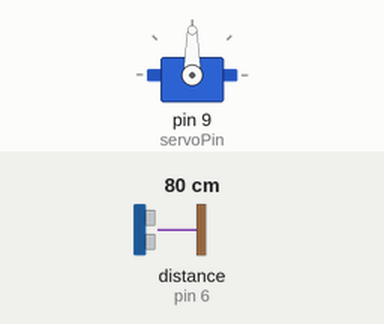
Recording of a sketch running on a simulated Arduino Uno, built with avr-gcc and run on an emulated ATmega328P. Parts: servo. Wiring (inferred from the names in the program): ultrasonic range finder: trigger pin 5; echo pin 6. The inputs (shaded band) are chosen by the test bench; at power-on: distance to the obstacle (sensor on pin 6) 80 cm. The echo pulse lasts 58.3 µs per cm; what the sketch prints to the serial monitor is not drawn.

Above: at 1.2 s.
1.3 s: distance to the obstacle (sensor on pin 6) set to 56 cm
2.8 s: distance to the obstacle (sensor on pin 6) set to 46 cm
At 3.2 s:
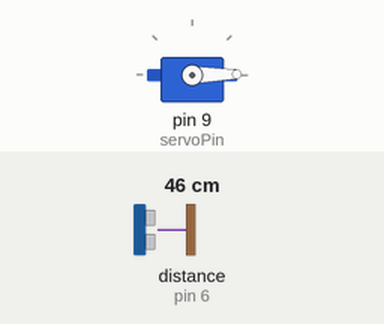
At 7.3 s:
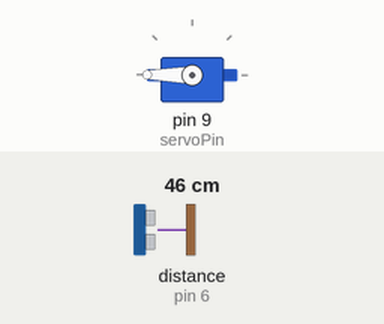
9.6 s: distance to the obstacle (sensor on pin 6) set to 2 cm
Timing chart, 0 to 12.9 s (numbered marks = the images above; inputs shaded):
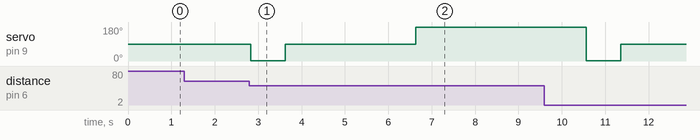

The sketch:

servo_motor.ino
```cpp
#include <Servo.h>   //servo library
Servo servo;
int trigPin = 5;
int echoPin = 6;
int servoPin = 9;
int led= 10;
long duration, dist, average;
long aver[3];   //array for average


void setup() {
    Serial.begin(9600);
    servo.attach(servoPin);
    pinMode(trigPin, OUTPUT);
    pinMode(echoPin, INPUT);

    servo.detach();
}

void measure() {
 digitalWrite(10,HIGH);
digitalWrite(trigPin, LOW);
delayMicroseconds(5);
digitalWrite(trigPin, HIGH);
delayMicroseconds(15);
digitalWrite(trigPin, LOW);
pinMode(echoPin, INPUT);
duration = pulseIn(echoPin, HIGH);
dist = (duration/2) / 29.1;    //obtain distance
}
void loop() {
  for (int i=0;i<=2;i++) {   //average distance
    measure();
   aver[i]=dist;
    delay(10);              //delay between measurements
  }
 dist=(aver[0]+aver[1]+aver[2])/3;

if ( dist<50 ) {
//Change distance as per your need
 servo.attach(servoPin);
  delay(1);
 servo.write(1);
 delay(800);
  servo.write(90);
 delay(3000);
 servo.write(180);
 delay(900);
 servo.detach();
 delay(3000);
}
Serial.print(dist);
}
```

Measured:
- the behaviour switches between 51 and 50 cm on distance to the obstacle (sensor on pin 6) (found by bisection; images 0 and 1)
- after the input at 1.3 s, every drawn part: stays the same
- after the input at 2.8 s, servo on pin 9 (servoPin): 90° → 1° at once, → 90° 0.80 s later, → 180° 3.0 s later
